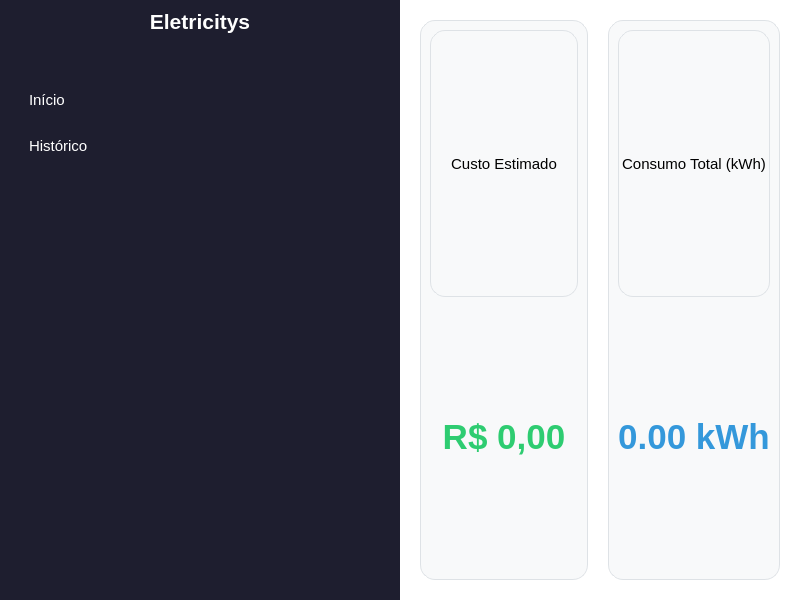
<?xml version="1.0" encoding="UTF-8"?>
<ui version="4.0">
 <class>MainWindow</class>
 <widget class="QWidget" name="MainWindow">
  <property name="geometry">
   <rect>
    <x>0</x>
    <y>0</y>
    <width>800</width>
    <height>600</height>
   </rect>
  </property>
  <property name="windowTitle">
   <string>Dashboard de Consumo</string>
  </property>
  <property name="styleSheet">
   <string notr="true">background-color: white;</string>
  </property>
  <layout class="QHBoxLayout" name="horizontalLayout">
   <property name="spacing">
    <number>0</number>
   </property>
   <property name="leftMargin">
    <number>0</number>
   </property>
   <property name="topMargin">
    <number>0</number>
   </property>
   <property name="rightMargin">
    <number>0</number>
   </property>
   <property name="bottomMargin">
    <number>0</number>
   </property>
   <item>
    <widget class="QFrame" name="frame_menu">
     <property name="minimumSize">
      <size>
       <width>180</width>
       <height>0</height>
      </size>
     </property>
     <property name="styleSheet">
      <string notr="true">background-color: #1e1e2f; color: white; border: none;</string>
     </property>
     <layout class="QVBoxLayout" name="verticalLayout_2">
      <item>
       <widget class="QLabel" name="label_logo">
        <property name="font">
         <font>
          <pointsize>16</pointsize>
          <weight>75</weight>
          <bold>true</bold>
         </font>
        </property>
        <property name="text">
         <string>Eletricitys</string>
        </property>
        <property name="alignment">
         <set>Qt::AlignCenter</set>
        </property>
       </widget>
      </item>
      <item>
       <spacer name="verticalSpacer_2">
        <property name="orientation">
         <enum>Qt::Vertical</enum>
        </property>
        <property name="sizeType">
         <enum>QSizePolicy::Fixed</enum>
        </property>
        <property name="sizeHint" stdset="0">
         <size>
          <width>20</width>
          <height>40</height>
         </size>
        </property>
       </spacer>
      </item>
      <item>
       <widget class="QPushButton" name="btn_voltarinicio">
        <property name="minimumSize">
         <size>
          <width>0</width>
          <height>40</height>
         </size>
        </property>
        <property name="styleSheet">
         <string notr="true">QPushButton { background-color: transparent; border-radius: 5px; text-align: left; padding-left: 20px; font-size: 15px;} 
QPushButton:hover { background-color: #3e3e5e; }</string>
        </property>
        <property name="text">
         <string>Início</string>
        </property>
        <property name="autoDefault">
         <bool>true</bool>
        </property>
        <property name="default">
         <bool>true</bool>
        </property>
       </widget>
      </item>
      <item>
       <widget class="QPushButton" name="btn_voltarhist">
        <property name="minimumSize">
         <size>
          <width>0</width>
          <height>40</height>
         </size>
        </property>
        <property name="styleSheet">
         <string notr="true">QPushButton { background-color: transparent; border-radius: 5px; text-align: left; padding-left: 20px; font-size: 15px;} 
QPushButton:hover { background-color: #3e3e5e; }</string>
        </property>
        <property name="text">
         <string>Histórico</string>
        </property>
        <property name="autoDefault">
         <bool>true</bool>
        </property>
        <property name="default">
         <bool>true</bool>
        </property>
       </widget>
      </item>
      <item>
       <spacer name="verticalSpacer">
        <property name="orientation">
         <enum>Qt::Vertical</enum>
        </property>
        <property name="sizeHint" stdset="0">
         <size>
          <width>0</width>
          <height>0</height>
         </size>
        </property>
       </spacer>
      </item>
     </layout>
    </widget>
   </item>
   <item>
    <layout class="QVBoxLayout" name="content">
     <property name="spacing">
      <number>20</number>
     </property>
     <property name="leftMargin">
      <number>20</number>
     </property>
     <property name="topMargin">
      <number>20</number>
     </property>
     <property name="rightMargin">
      <number>20</number>
     </property>
     <property name="bottomMargin">
      <number>20</number>
     </property>
     <item>
      <layout class="QHBoxLayout" name="cards_layout">
       <property name="spacing">
        <number>20</number>
       </property>
       <item>
        <widget class="QFrame" name="card_custo">
         <property name="styleSheet">
          <string notr="true">background-color: #f8f9fa; border-radius: 15px; border: 1px solid #dee2e6;</string>
         </property>
         <layout class="QVBoxLayout" name="verticalLayout_3">
          <item>
           <widget class="QLabel" name="t1">
            <property name="styleSheet">
             <string notr="true">font-size: 15px;</string>
            </property>
            <property name="text">
             <string>Custo Estimado</string>
            </property>
            <property name="alignment">
             <set>Qt::AlignCenter</set>
            </property>
           </widget>
          </item>
          <item>
           <widget class="QLabel" name="label_reais">
            <property name="font">
             <font>
              <pointsize>26</pointsize>
              <weight>75</weight>
              <bold>true</bold>
             </font>
            </property>
            <property name="styleSheet">
             <string notr="true">color: #2ecc71; border: none;</string>
            </property>
            <property name="text">
             <string>R$ 0,00</string>
            </property>
            <property name="alignment">
             <set>Qt::AlignCenter</set>
            </property>
           </widget>
          </item>
         </layout>
        </widget>
       </item>
       <item>
        <widget class="QFrame" name="card_kwh">
         <property name="styleSheet">
          <string notr="true">background-color: #f8f9fa; border-radius: 15px; border: 1px solid #dee2e6;</string>
         </property>
         <layout class="QVBoxLayout" name="verticalLayout_4">
          <item>
           <widget class="QLabel" name="t2">
            <property name="styleSheet">
             <string notr="true">font-size: 15px;</string>
            </property>
            <property name="text">
             <string>Consumo Total (kWh)</string>
            </property>
            <property name="alignment">
             <set>Qt::AlignCenter</set>
            </property>
           </widget>
          </item>
          <item>
           <widget class="QLabel" name="label_kwh_total">
            <property name="font">
             <font>
              <pointsize>26</pointsize>
              <weight>75</weight>
              <bold>true</bold>
             </font>
            </property>
            <property name="styleSheet">
             <string notr="true">color: #3498db; border: none;</string>
            </property>
            <property name="text">
             <string>0.00 kWh</string>
            </property>
            <property name="alignment">
             <set>Qt::AlignCenter</set>
            </property>
           </widget>
          </item>
         </layout>
        </widget>
       </item>
      </layout>
     </item>
     <item>
      <layout class="QVBoxLayout" name="layout_grafico"/>
     </item>
    </layout>
   </item>
  </layout>
 </widget>
 <resources/>
 <connections/>
</ui>
